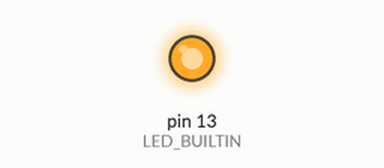
Recording of a sketch running on a simulated Arduino Uno, built with avr-gcc and run on an emulated ATmega328P. Shown: output pins drawn as LEDs (lit = HIGH).

Above: at 0.5 s.
At 40.5 s:
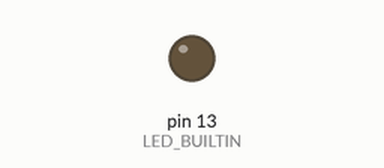
Timing chart, 0 to 44.2 s (numbered marks = the images above):
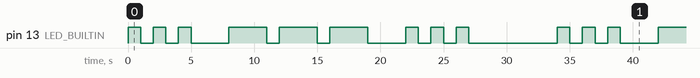

The sketch:

secao-1.3.ino
```cpp
// Seção 1.3 - Código Morse

// Tempo t definido como 1000 ms
// Tempo 3t definido como 3000 ms

int curto = 1000;
int longo = 3*curto;

void setup() {
  pinMode(LED_BUILTIN,OUTPUT);
}

void loop() {
  // Sinal para o S: 3 curtos

  digitalWrite(LED_BUILTIN, HIGH);
  delay(curto);
  digitalWrite(LED_BUILTIN, LOW);
  delay(curto);
  digitalWrite(LED_BUILTIN, HIGH);
  delay(curto);
  digitalWrite(LED_BUILTIN, LOW);
  delay(curto);
  digitalWrite(LED_BUILTIN, HIGH);
  delay(curto);
  digitalWrite(LED_BUILTIN, LOW);

  // Tempo entre letras: 1 longo
  delay(longo);

  // Sinal para o O: 3 longos
  digitalWrite(LED_BUILTIN, HIGH);
  delay(longo);
  digitalWrite(LED_BUILTIN, LOW);
  delay(curto);
  digitalWrite(LED_BUILTIN, HIGH);
  delay(longo);
  digitalWrite(LED_BUILTIN, LOW);
  delay(curto);
  digitalWrite(LED_BUILTIN, HIGH);
  delay(longo);
  digitalWrite(LED_BUILTIN, LOW);

  // Tempo entre letras: 1 longo
  delay(longo);

  // Sinal para o S: 3 curtos

  digitalWrite(LED_BUILTIN, HIGH);
  delay(curto);
  digitalWrite(LED_BUILTIN, LOW);
  delay(curto);
  digitalWrite(LED_BUILTIN, HIGH);
  delay(curto);
  digitalWrite(LED_BUILTIN, LOW);
  delay(curto);
  digitalWrite(LED_BUILTIN, HIGH);
  delay(curto);
  digitalWrite(LED_BUILTIN, LOW);

  // Tempo ao fim de uma palavra: 7 * curto
  delay(7*curto);
}
```

Measured:
- by itself, pin 13 (LED_BUILTIN): repeats every 34.0 s: 2 × (LOW 1.0 s, HIGH 1.0 s), LOW 3.0 s, 2 × (HIGH 3.0 s, LOW 1.0 s), HIGH 3.0 s, LOW 3.0 s, 2 × (HIGH 1.0 s, LOW 1.0 s), HIGH 1.0 s, LOW 7.0 s, HIGH 1.0 s
- by itself, everything shown: repeats every 34.0 s, in 18 steps
